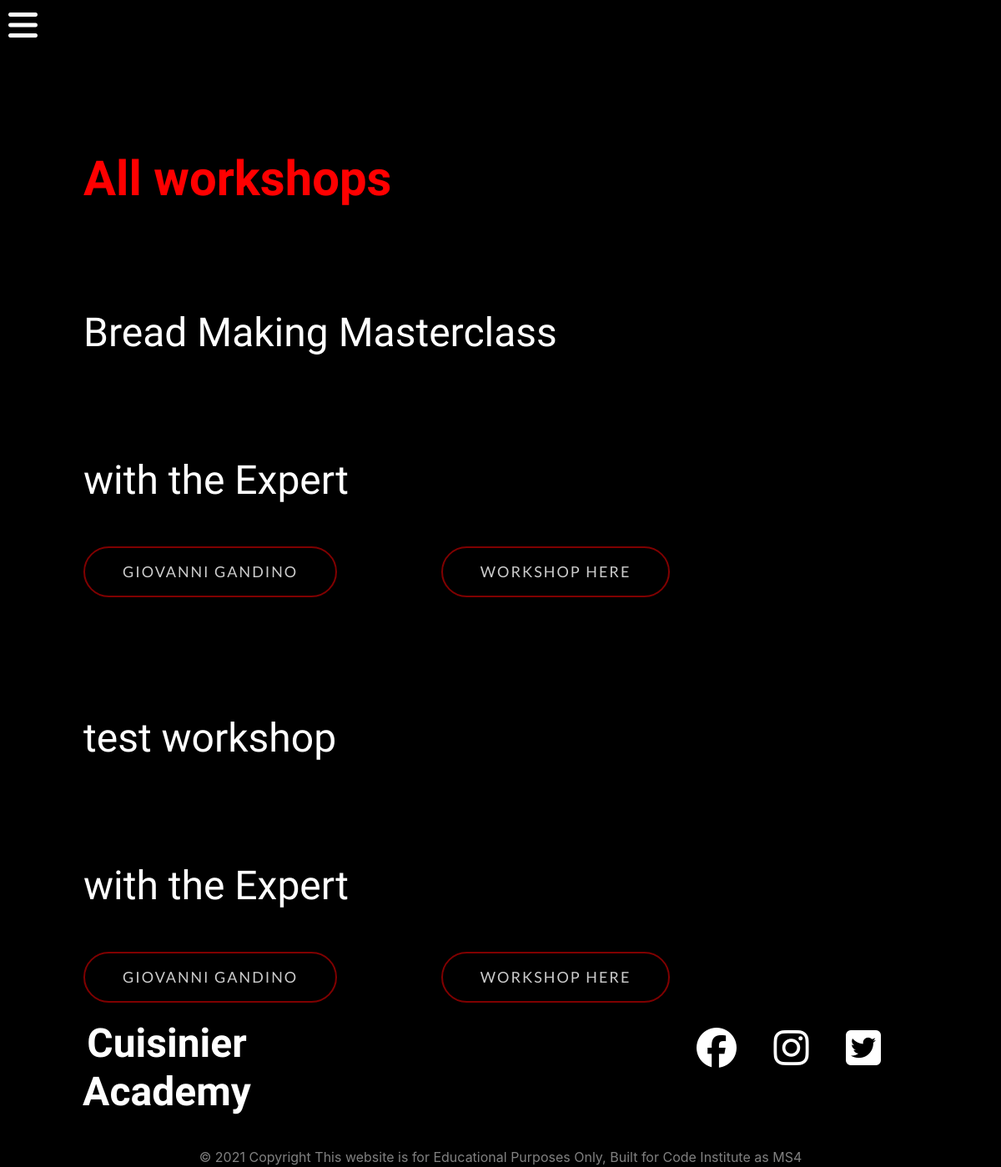
Page /workshops/ on the earlier database version.
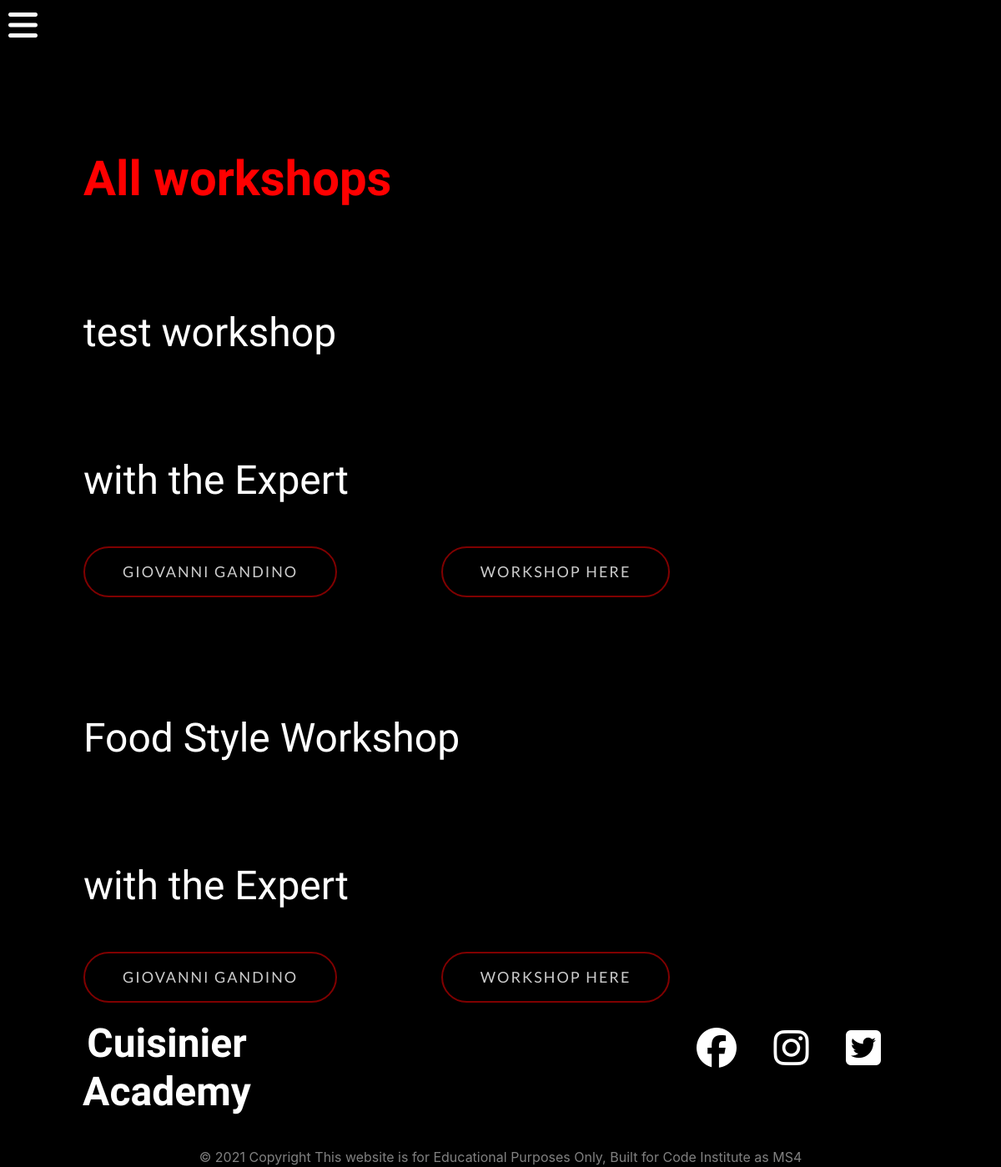
Same page on the later database version.
### workshops/models.py (models this page shows, shortened)
class Workshop(models.Model):
    title = models.CharField(max_length=100)
    sub_title = models.CharField(max_length=200)
    description = models.TextField(blank=True)
    expert = models.ForeignKey(Expert,default=None, on_delete=models.DO_NOTHING)
    main_img = models.ImageField(null=True, blank=True) # upload file path
    image_1 = models.ImageField(null=True, blank=True)
    image_2 = models.ImageField(null=True, blank=True)
    image_3 = models.ImageField(null=True, blank=True)
    agenda_day_1 = models.TextField(null=True, blank=True)
    agenda_day_2 = models.TextField(null=True, blank=True)
    agenda_day_3 = models.TextField(null=True, blank=True)
    price = models.DecimalField(null=True, max_digits=6, decimal_places=2, blank=True)
    date = models.DateTimeField(default=datetime.now, blank=True)
    location = models.CharField(null=True, max_length=200)
    is_published = models.BooleanField(default=True)

### experts/models.py (models this page shows)
class Expert(models.Model):
    name = models.CharField(max_length=100)
    about = models.TextField(blank=True)
    profile_image = models.ImageField(null=True, blank=True)
    facbook_link = models.CharField(default='www.facebook.com', max_length=200)
    twitter_link = models.CharField(default='www.twitter.com', max_length=200)
    def __str__(self):
        return self.name

### workshops/views.py (the view)
# urls.py: path('workshops/', include('workshops.urls')),
def workshops(request):
    workshops = Workshop.objects.all()
    for workshop in workshops:
        expert = Expert.objects.filter(name=workshop.expert)
    context = {
        'workshops': workshops,
        'expert': expert,
    }
    return render(request, 'workshops/workshops.html', context)

### workshops/templates/workshops/workshops.html
{% extends "base.html" %}
{% load static %}
{% block extra_css %}
    <link rel="stylesheet" href="{% static 'workshops/css/workshops.css' %}">
{% endblock %}
{% block content %}
    <h1 class="header-titile"> <span> All workshops</span></h1>
    {% if workshops %}
        {% for workshop in workshops %}
            <h2 class="header-titile">{{ workshop.title }}</h2>
            {% for e in expert %}
                <h2 class="header-titile">with the Expert</h2>
                <a href="{% url 'expert' e.id %}" class="btn btn-header">{{ e.name }}</a>
                {% endfor %}
            <a href="{% url 'workshop' workshop.id %}" class="btn btn-header">workshop here</a>
        {% endfor %}
        {% endif %}
{% endblock %}

Differences in the rows shown:
removed Workshop: title "Bread Making Masterclass", Expert (name "GIOVANNI GANDINO")
added Workshop: title "Food Style Workshop", Expert (name "GIOVANNI GANDINO")
